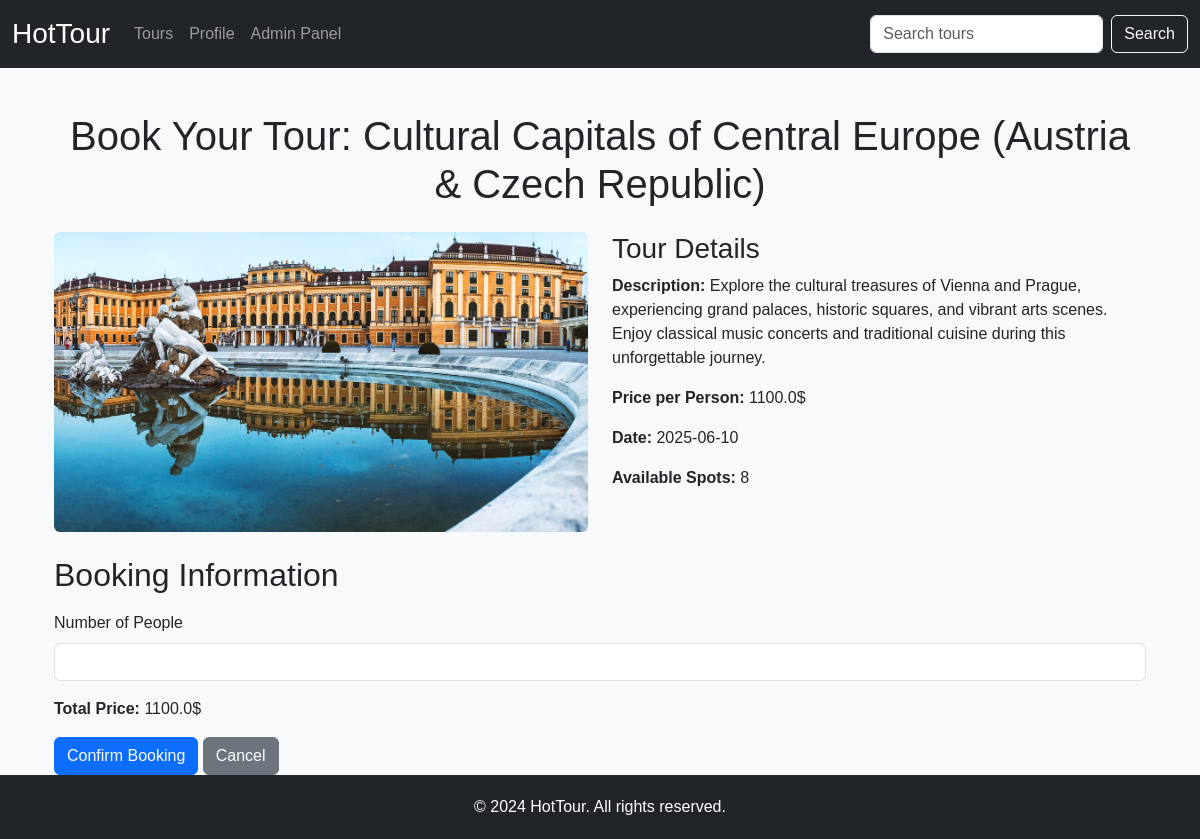
/book_tour/4 (signed in), run on the app's committed database.
### app/db.py (models this page shows)
class Tour(db.Model):
    id = db.Column(db.Integer, primary_key=True)
    creation_time = db.Column(db.DateTime, default=datetime.utcnow)
    name = db.Column(db.String(100), nullable=False)
    image_path = db.Column(db.String(100), nullable=False)
    description = db.Column(db.Text, nullable=False)
    price_per_person = db.Column(db.Float, nullable=False)  # Цена с учетом скидки
    date = db.Column(db.Date, nullable=False)
    available_spots = db.Column(db.Integer, nullable=False)

### app/views.py (the view, shortened to what this page needs)
@app.route('/book_tour/<int:id>', methods=['GET', 'POST'])
@login_required
def book_tour(id):
    tour = Tour.query.get_or_404(id)
    return render_template('book_tour.html', tour=tour)

### app/views.py (called while the page is built)
@login.user_loader
def load_user(user_id):
    return User.query.get(int(user_id))

@app.context_processor
def context_processor():
    return dict(is_admin=is_admin)

def is_admin(user_id):
    admin_ids = [1]
    return user_id in admin_ids

### app/templates/book_tour.html (shortened to what this page needs)
{% extends "base.html" %}
{% block content %}
<div class="container mt-4">
  <h1 class="text-center mb-4">Book Your Tour: {{ tour.name }}</h1>
  <div class="row">
    <div class="col-md-6">
      <img src="{{ url_for('static', filename=tour.image_path) }}" class="img-fluid rounded" alt="{{ tour.name }}">
    </div>
    <div class="col-md-6">
      <h3>Tour Details</h3>
      <p><strong>Description:</strong> {{ tour.description }}</p>
      <p><strong>Price per Person:</strong> {{ tour.price_per_person }}$</p>
      <p><strong>Date:</strong> {{ tour.date }}</p>
      <p><strong>Available Spots:</strong> {{ tour.available_spots }}</p>
    </div>
  </div>
  <h2 class="mt-4">Booking Information</h2>
  <form method="POST" class="mt-3">
    <div class="mb-3">
      <label for="num_people" class="form-label">Number of People</label>
      <input type="number" class="form-control" id="num_people" name="num_people" min="1" max="{{ tour.available_spots }}" required onchange="updatePrice()">
    </div>
    <p><strong>Total Price:</strong> <span id="total_price">{{ tour.price_per_person }}$</span></p>
    <button type="submit" class="btn btn-primary">Confirm Booking</button>
    <a href="{{ url_for('tours') }}" class="btn btn-secondary">Cancel</a>
  </form>
</div>
{% endblock %}

### app/templates/base.html (style rules this page uses)
body { font-family: Arial, sans-serif; background-color: #f8f9fa; display: flex; flex-direction: column; min-height: 100vh; }

### data on the page
Tour: name "Cultural Capitals of Central Europe (Austria & Czech Republic)", image_path (picture), description "Explore the cultural treasures of Vienna and Prague, experiencing grand palaces, historic squares, and vibrant arts scenes. Enjoy classical music concerts and traditional cuisine during this unforgettable journey.", price_per_person "1100.0", date "2025-06-10", available_spots "8"
